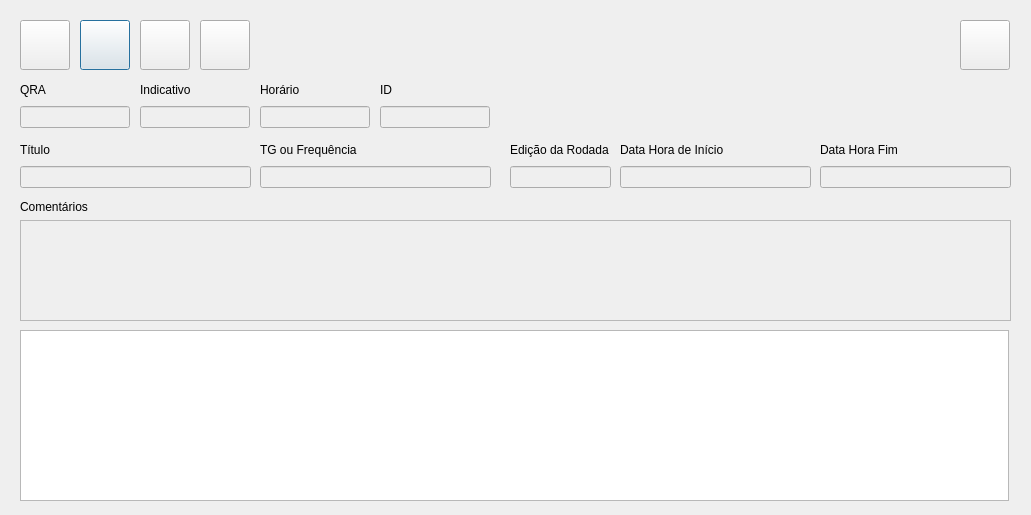
<?xml version="1.0" encoding="UTF-8"?>
<ui version="4.0">
 <class>frmListaRodadasAbertas</class>
 <widget class="QDialog" name="frmListaRodadasAbertas">
  <property name="geometry">
   <rect>
    <x>0</x>
    <y>0</y>
    <width>1031</width>
    <height>515</height>
   </rect>
  </property>
  <property name="windowTitle">
   <string>Dialog</string>
  </property>
  <property name="windowIcon">
   <iconset resource="imgs/imagens.qrc">
    <normaloff>:/localizarRodada.png</normaloff>:/localizarRodada.png</iconset>
  </property>
  <widget class="QTableWidget" name="twgListaRodadasAbertas">
   <property name="geometry">
    <rect>
     <x>20</x>
     <y>330</y>
     <width>989</width>
     <height>171</height>
    </rect>
   </property>
  </widget>
  <widget class="QWidget" name="layoutWidget">
   <property name="geometry">
    <rect>
     <x>20</x>
     <y>80</y>
     <width>110</width>
     <height>48</height>
    </rect>
   </property>
   <layout class="QVBoxLayout" name="verticalLayout">
    <item>
     <widget class="QLabel" name="label">
      <property name="text">
       <string>QRA</string>
      </property>
     </widget>
    </item>
    <item>
     <widget class="QLineEdit" name="edtQra">
      <property name="enabled">
       <bool>false</bool>
      </property>
     </widget>
    </item>
   </layout>
  </widget>
  <widget class="QWidget" name="layoutWidget">
   <property name="geometry">
    <rect>
     <x>140</x>
     <y>80</y>
     <width>110</width>
     <height>48</height>
    </rect>
   </property>
   <layout class="QVBoxLayout" name="verticalLayout_2">
    <item>
     <widget class="QLabel" name="label_2">
      <property name="text">
       <string>Indicativo</string>
      </property>
     </widget>
    </item>
    <item>
     <widget class="QLineEdit" name="edtIndicativo">
      <property name="enabled">
       <bool>false</bool>
      </property>
     </widget>
    </item>
   </layout>
  </widget>
  <widget class="QWidget" name="layoutWidget">
   <property name="geometry">
    <rect>
     <x>380</x>
     <y>80</y>
     <width>110</width>
     <height>48</height>
    </rect>
   </property>
   <layout class="QVBoxLayout" name="verticalLayout_3">
    <item>
     <widget class="QLabel" name="label_3">
      <property name="text">
       <string>ID</string>
      </property>
     </widget>
    </item>
    <item>
     <widget class="QLineEdit" name="edtId">
      <property name="enabled">
       <bool>false</bool>
      </property>
     </widget>
    </item>
   </layout>
  </widget>
  <widget class="QWidget" name="layoutWidget">
   <property name="geometry">
    <rect>
     <x>20</x>
     <y>140</y>
     <width>231</width>
     <height>48</height>
    </rect>
   </property>
   <layout class="QVBoxLayout" name="verticalLayout_4">
    <item>
     <widget class="QLabel" name="label_4">
      <property name="text">
       <string>Título</string>
      </property>
     </widget>
    </item>
    <item>
     <widget class="QLineEdit" name="edtTitulo">
      <property name="enabled">
       <bool>false</bool>
      </property>
     </widget>
    </item>
   </layout>
  </widget>
  <widget class="QWidget" name="layoutWidget">
   <property name="geometry">
    <rect>
     <x>260</x>
     <y>140</y>
     <width>231</width>
     <height>48</height>
    </rect>
   </property>
   <layout class="QVBoxLayout" name="verticalLayout_5">
    <item>
     <widget class="QLabel" name="label_5">
      <property name="text">
       <string>TG ou Frequência</string>
      </property>
     </widget>
    </item>
    <item>
     <widget class="QLineEdit" name="edtTgFrequencia">
      <property name="enabled">
       <bool>false</bool>
      </property>
     </widget>
    </item>
   </layout>
  </widget>
  <widget class="QWidget" name="layoutWidget">
   <property name="geometry">
    <rect>
     <x>260</x>
     <y>80</y>
     <width>110</width>
     <height>48</height>
    </rect>
   </property>
   <layout class="QVBoxLayout" name="verticalLayout_6">
    <item>
     <widget class="QLabel" name="label_7">
      <property name="text">
       <string>Horário</string>
      </property>
     </widget>
    </item>
    <item>
     <widget class="QLineEdit" name="edtHorario">
      <property name="enabled">
       <bool>false</bool>
      </property>
     </widget>
    </item>
   </layout>
  </widget>
  <widget class="QWidget" name="layoutWidget">
   <property name="geometry">
    <rect>
     <x>510</x>
     <y>140</y>
     <width>101</width>
     <height>48</height>
    </rect>
   </property>
   <layout class="QVBoxLayout" name="verticalLayout_7">
    <item>
     <widget class="QLabel" name="label_6">
      <property name="text">
       <string>Edição da Rodada</string>
      </property>
     </widget>
    </item>
    <item>
     <widget class="QLineEdit" name="edtEdicaoRodada">
      <property name="enabled">
       <bool>false</bool>
      </property>
     </widget>
    </item>
   </layout>
  </widget>
  <widget class="QWidget" name="layoutWidget">
   <property name="geometry">
    <rect>
     <x>620</x>
     <y>140</y>
     <width>191</width>
     <height>48</height>
    </rect>
   </property>
   <layout class="QVBoxLayout" name="verticalLayout_8">
    <item>
     <widget class="QLabel" name="label_10">
      <property name="text">
       <string>Data Hora de Início</string>
      </property>
     </widget>
    </item>
    <item>
     <widget class="QLineEdit" name="edtDataHoraInicio">
      <property name="enabled">
       <bool>false</bool>
      </property>
     </widget>
    </item>
   </layout>
  </widget>
  <widget class="QWidget" name="layoutWidget">
   <property name="geometry">
    <rect>
     <x>820</x>
     <y>140</y>
     <width>191</width>
     <height>48</height>
    </rect>
   </property>
   <layout class="QVBoxLayout" name="verticalLayout_9">
    <item>
     <widget class="QLabel" name="label_9">
      <property name="text">
       <string>Data Hora Fim</string>
      </property>
     </widget>
    </item>
    <item>
     <widget class="QLineEdit" name="edtDataHoraFim">
      <property name="enabled">
       <bool>false</bool>
      </property>
     </widget>
    </item>
   </layout>
  </widget>
  <widget class="QWidget" name="layoutWidget">
   <property name="geometry">
    <rect>
     <x>20</x>
     <y>200</y>
     <width>991</width>
     <height>121</height>
    </rect>
   </property>
   <layout class="QVBoxLayout" name="verticalLayout_10">
    <item>
     <widget class="QLabel" name="label_8">
      <property name="text">
       <string>Comentários</string>
      </property>
     </widget>
    </item>
    <item>
     <widget class="QTextEdit" name="edtComentarios">
      <property name="enabled">
       <bool>false</bool>
      </property>
     </widget>
    </item>
   </layout>
  </widget>
  <widget class="QPushButton" name="btnExcluirRodada">
   <property name="geometry">
    <rect>
     <x>80</x>
     <y>20</y>
     <width>50</width>
     <height>50</height>
    </rect>
   </property>
   <property name="text">
    <string/>
   </property>
   <property name="icon">
    <iconset resource="imgs/imagens.qrc">
     <normaloff>:/PessoaRemover.png</normaloff>:/PessoaRemover.png</iconset>
   </property>
   <property name="iconSize">
    <size>
     <width>45</width>
     <height>45</height>
    </size>
   </property>
  </widget>
  <widget class="QPushButton" name="btnAtualizarDados">
   <property name="geometry">
    <rect>
     <x>20</x>
     <y>20</y>
     <width>50</width>
     <height>50</height>
    </rect>
   </property>
   <property name="text">
    <string/>
   </property>
   <property name="icon">
    <iconset resource="imgs/imagens.qrc">
     <normaloff>:/recarregar.png</normaloff>:/recarregar.png</iconset>
   </property>
   <property name="iconSize">
    <size>
     <width>45</width>
     <height>45</height>
    </size>
   </property>
  </widget>
  <widget class="QPushButton" name="btnFecharRodada">
   <property name="geometry">
    <rect>
     <x>140</x>
     <y>20</y>
     <width>50</width>
     <height>50</height>
    </rect>
   </property>
   <property name="text">
    <string/>
   </property>
   <property name="icon">
    <iconset resource="imgs/imagens.qrc">
     <normaloff>:/finalizar.png</normaloff>:/finalizar.png</iconset>
   </property>
   <property name="iconSize">
    <size>
     <width>45</width>
     <height>45</height>
    </size>
   </property>
  </widget>
  <widget class="QPushButton" name="btnRetornarRodada">
   <property name="geometry">
    <rect>
     <x>200</x>
     <y>20</y>
     <width>50</width>
     <height>50</height>
    </rect>
   </property>
   <property name="toolTip">
    <string extracomment="Retornar a Rodada"/>
   </property>
   <property name="text">
    <string/>
   </property>
   <property name="icon">
    <iconset resource="imgs/imagens.qrc">
     <normaloff>:/retornar.png</normaloff>:/retornar.png</iconset>
   </property>
   <property name="iconSize">
    <size>
     <width>45</width>
     <height>45</height>
    </size>
   </property>
  </widget>
  <widget class="QPushButton" name="btnSair">
   <property name="geometry">
    <rect>
     <x>960</x>
     <y>20</y>
     <width>50</width>
     <height>50</height>
    </rect>
   </property>
   <property name="toolTip">
    <string extracomment="Sair"/>
   </property>
   <property name="text">
    <string/>
   </property>
   <property name="icon">
    <iconset resource="imgs/imagens.qrc">
     <normaloff>:/sair.png</normaloff>:/sair.png</iconset>
   </property>
   <property name="iconSize">
    <size>
     <width>45</width>
     <height>45</height>
    </size>
   </property>
  </widget>
 </widget>
 <resources>
  <include location="imgs/imagens.qrc"/>
 </resources>
 <connections/>
</ui>
